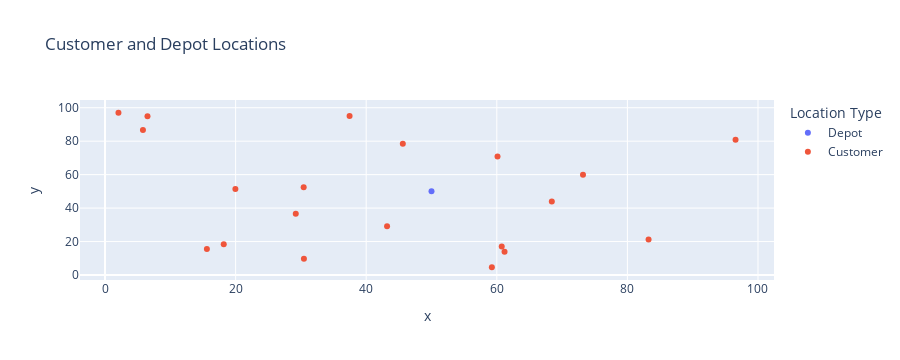

The code cell stored with this chart in its notebook:
### Code cell
import plotly.express as px

fig = px.scatter(coords_df, x='x', y='y', color=['Depot'] + ['Customer']*num_customers, 
                 labels={'color': 'Location Type'}, title='Customer and Depot Locations')

fig.show()

### Figure 1 — Plotly figure (JSON) as saved in the notebook; plotly's stock layout.template omitted (floating-point values rounded to 4 significant figures)
{"data": [{"hovertemplate": "Location Type=Depot<br>x=%{x}<br>y=%{y}<extra></extra>", "legendgroup": "Depot", "marker": {"color": "#636efa", "symbol": "circle"}, "mode": "markers", "name": "Depot", "orientation": "v", "showlegend": true, "type": "scatter", "x": [50], "xaxis": "x", "y": [50], "yaxis": "y"}, {"hovertemplate": "Location Type=Customer<br>x=%{x}<br>y=%{y}<extra></extra>", "legendgroup": "Customer", "marker": {"color": "#EF553B", "symbol": "circle"}, "mode": "markers", "name": "Customer", "orientation": "v", "showlegend": true, "type": "scatter", "x": [37.45, 73.2, 15.6, 5.808, 60.11, 2.058, 83.24, 18.18, 30.42, 43.19, 61.19, 29.21, 45.61, 19.97, 59.24, 60.75, 6.505, 96.56, 30.46, 68.42], "xaxis": "x", "y": [95.07, 59.87, 15.6, 86.62, 70.81, 96.99, 21.23, 18.34, 52.48, 29.12, 13.95, 36.64, 78.52, 51.42, 4.645, 17.05, 94.89, 80.84, 9.767, 44.02], "yaxis": "y"}], "layout": {"height": 360, "legend": {"title": {"text": "Location Type"}, "tracegroupgap": 0}, "title": {"text": "Customer and Depot Locations"}, "xaxis": {"anchor": "y", "autorange": true, "domain": [0, 1], "range": [-4.093, 102.7], "title": {"text": "x"}, "type": "linear"}, "yaxis": {"anchor": "x", "autorange": true, "domain": [0, 1], "range": [-2.976, 104.6], "title": {"text": "y"}, "type": "linear"}}}
